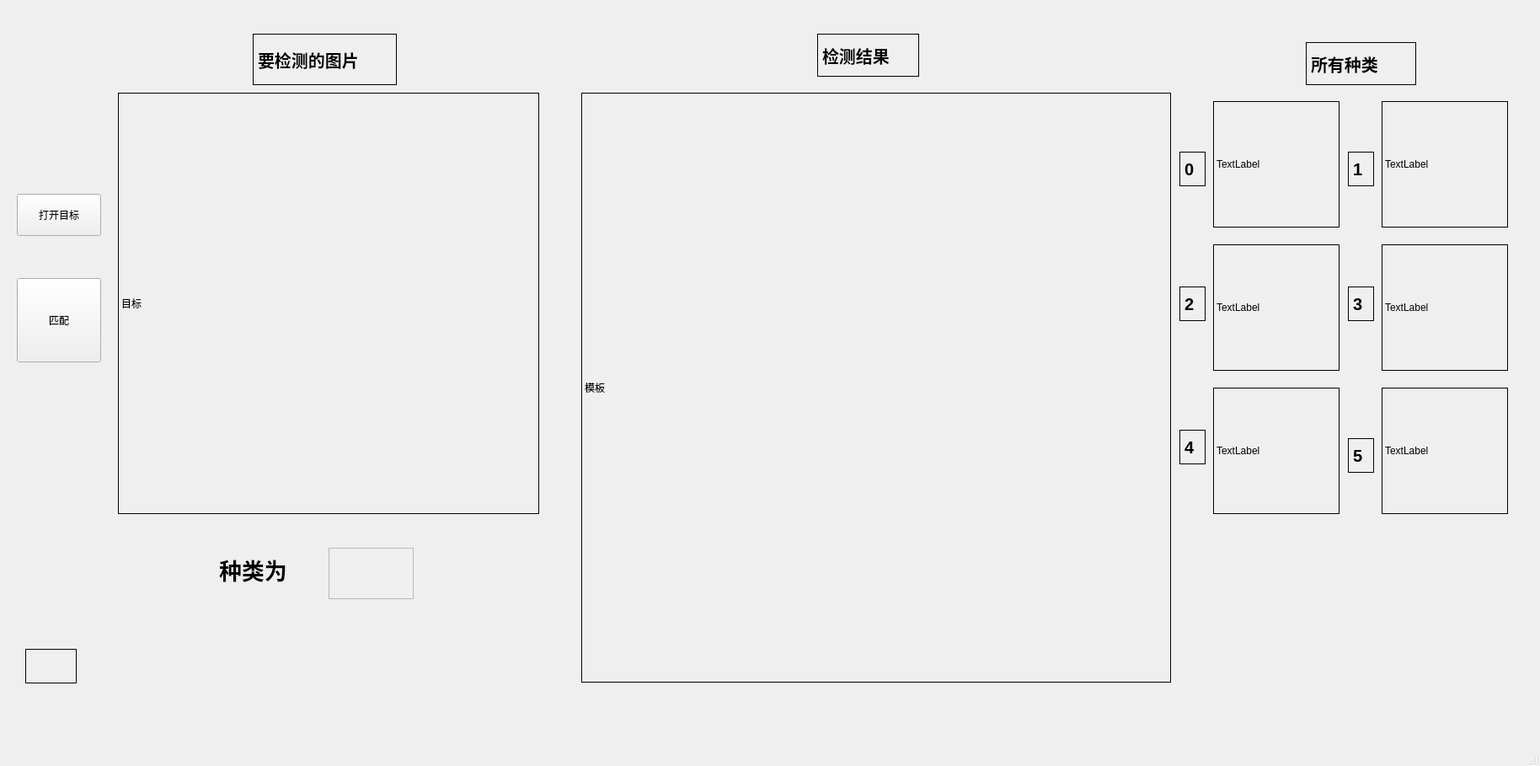
<?xml version="1.0" encoding="UTF-8"?>
<ui version="4.0">
 <class>MainWindow</class>
 <widget class="QMainWindow" name="MainWindow">
  <property name="geometry">
   <rect>
    <x>0</x>
    <y>0</y>
    <width>1828</width>
    <height>909</height>
   </rect>
  </property>
  <property name="windowTitle">
   <string>MainWindow</string>
  </property>
  <widget class="QWidget" name="centralwidget">
   <widget class="QLabel" name="label_time">
    <property name="geometry">
     <rect>
      <x>30</x>
      <y>770</y>
      <width>61</width>
      <height>41</height>
     </rect>
    </property>
    <property name="frameShape">
     <enum>QFrame::Box</enum>
    </property>
    <property name="text">
     <string/>
    </property>
   </widget>
   <widget class="QLabel" name="label_3">
    <property name="geometry">
     <rect>
      <x>260</x>
      <y>640</y>
      <width>121</width>
      <height>71</height>
     </rect>
    </property>
    <property name="font">
     <font>
      <pointsize>20</pointsize>
      <weight>75</weight>
      <bold>true</bold>
     </font>
    </property>
    <property name="text">
     <string>种类为</string>
    </property>
   </widget>
   <widget class="QLabel" name="label_template">
    <property name="geometry">
     <rect>
      <x>690</x>
      <y>110</y>
      <width>700</width>
      <height>700</height>
     </rect>
    </property>
    <property name="frameShape">
     <enum>QFrame::Box</enum>
    </property>
    <property name="text">
     <string>模板</string>
    </property>
   </widget>
   <widget class="QPushButton" name="pushButton_target">
    <property name="geometry">
     <rect>
      <x>20</x>
      <y>230</y>
      <width>100</width>
      <height>50</height>
     </rect>
    </property>
    <property name="text">
     <string>打开目标</string>
    </property>
   </widget>
   <widget class="QPushButton" name="pushButton_match">
    <property name="geometry">
     <rect>
      <x>20</x>
      <y>330</y>
      <width>100</width>
      <height>100</height>
     </rect>
    </property>
    <property name="text">
     <string>匹配</string>
    </property>
   </widget>
   <widget class="QLabel" name="label_target">
    <property name="geometry">
     <rect>
      <x>140</x>
      <y>110</y>
      <width>500</width>
      <height>500</height>
     </rect>
    </property>
    <property name="frameShape">
     <enum>QFrame::Box</enum>
    </property>
    <property name="text">
     <string>目标</string>
    </property>
   </widget>
   <widget class="QLabel" name="label_result">
    <property name="geometry">
     <rect>
      <x>390</x>
      <y>650</y>
      <width>101</width>
      <height>61</height>
     </rect>
    </property>
    <property name="font">
     <font>
      <pointsize>15</pointsize>
      <weight>75</weight>
      <bold>true</bold>
     </font>
    </property>
    <property name="frameShape">
     <enum>QFrame::StyledPanel</enum>
    </property>
    <property name="frameShadow">
     <enum>QFrame::Sunken</enum>
    </property>
    <property name="text">
     <string/>
    </property>
   </widget>
   <widget class="QLabel" name="label1">
    <property name="geometry">
     <rect>
      <x>1640</x>
      <y>120</y>
      <width>150</width>
      <height>150</height>
     </rect>
    </property>
    <property name="frameShape">
     <enum>QFrame::Panel</enum>
    </property>
    <property name="text">
     <string>TextLabel</string>
    </property>
   </widget>
   <widget class="QLabel" name="label2">
    <property name="geometry">
     <rect>
      <x>1440</x>
      <y>290</y>
      <width>150</width>
      <height>150</height>
     </rect>
    </property>
    <property name="frameShape">
     <enum>QFrame::Panel</enum>
    </property>
    <property name="text">
     <string>TextLabel</string>
    </property>
   </widget>
   <widget class="QLabel" name="label5">
    <property name="geometry">
     <rect>
      <x>1640</x>
      <y>460</y>
      <width>150</width>
      <height>150</height>
     </rect>
    </property>
    <property name="frameShape">
     <enum>QFrame::Panel</enum>
    </property>
    <property name="text">
     <string>TextLabel</string>
    </property>
   </widget>
   <widget class="QLabel" name="label0">
    <property name="geometry">
     <rect>
      <x>1440</x>
      <y>120</y>
      <width>150</width>
      <height>150</height>
     </rect>
    </property>
    <property name="frameShape">
     <enum>QFrame::Panel</enum>
    </property>
    <property name="text">
     <string>TextLabel</string>
    </property>
   </widget>
   <widget class="QLabel" name="label3">
    <property name="geometry">
     <rect>
      <x>1640</x>
      <y>290</y>
      <width>150</width>
      <height>150</height>
     </rect>
    </property>
    <property name="frameShape">
     <enum>QFrame::Panel</enum>
    </property>
    <property name="text">
     <string>TextLabel</string>
    </property>
   </widget>
   <widget class="QLabel" name="label4">
    <property name="geometry">
     <rect>
      <x>1440</x>
      <y>460</y>
      <width>150</width>
      <height>150</height>
     </rect>
    </property>
    <property name="frameShape">
     <enum>QFrame::Panel</enum>
    </property>
    <property name="text">
     <string>TextLabel</string>
    </property>
   </widget>
   <widget class="QLabel" name="label">
    <property name="geometry">
     <rect>
      <x>1400</x>
      <y>180</y>
      <width>31</width>
      <height>41</height>
     </rect>
    </property>
    <property name="font">
     <font>
      <pointsize>15</pointsize>
      <weight>75</weight>
      <bold>true</bold>
     </font>
    </property>
    <property name="frameShape">
     <enum>QFrame::Box</enum>
    </property>
    <property name="text">
     <string>0</string>
    </property>
   </widget>
   <widget class="QLabel" name="label_2">
    <property name="geometry">
     <rect>
      <x>1600</x>
      <y>180</y>
      <width>31</width>
      <height>41</height>
     </rect>
    </property>
    <property name="font">
     <font>
      <pointsize>15</pointsize>
      <weight>75</weight>
      <bold>true</bold>
     </font>
    </property>
    <property name="frameShape">
     <enum>QFrame::Box</enum>
    </property>
    <property name="text">
     <string>1</string>
    </property>
   </widget>
   <widget class="QLabel" name="label_4">
    <property name="geometry">
     <rect>
      <x>1400</x>
      <y>340</y>
      <width>31</width>
      <height>41</height>
     </rect>
    </property>
    <property name="font">
     <font>
      <pointsize>15</pointsize>
      <weight>75</weight>
      <bold>true</bold>
     </font>
    </property>
    <property name="frameShape">
     <enum>QFrame::Box</enum>
    </property>
    <property name="text">
     <string>2</string>
    </property>
   </widget>
   <widget class="QLabel" name="label_5">
    <property name="geometry">
     <rect>
      <x>1600</x>
      <y>340</y>
      <width>31</width>
      <height>41</height>
     </rect>
    </property>
    <property name="font">
     <font>
      <pointsize>15</pointsize>
      <weight>75</weight>
      <bold>true</bold>
     </font>
    </property>
    <property name="frameShape">
     <enum>QFrame::Box</enum>
    </property>
    <property name="text">
     <string>3</string>
    </property>
   </widget>
   <widget class="QLabel" name="label_6">
    <property name="geometry">
     <rect>
      <x>1400</x>
      <y>510</y>
      <width>31</width>
      <height>41</height>
     </rect>
    </property>
    <property name="font">
     <font>
      <pointsize>15</pointsize>
      <weight>75</weight>
      <bold>true</bold>
     </font>
    </property>
    <property name="frameShape">
     <enum>QFrame::Box</enum>
    </property>
    <property name="text">
     <string>4</string>
    </property>
   </widget>
   <widget class="QLabel" name="label_7">
    <property name="geometry">
     <rect>
      <x>1600</x>
      <y>520</y>
      <width>31</width>
      <height>41</height>
     </rect>
    </property>
    <property name="font">
     <font>
      <pointsize>15</pointsize>
      <weight>75</weight>
      <bold>true</bold>
     </font>
    </property>
    <property name="frameShape">
     <enum>QFrame::Box</enum>
    </property>
    <property name="text">
     <string>5</string>
    </property>
   </widget>
   <widget class="QLabel" name="label_8">
    <property name="geometry">
     <rect>
      <x>300</x>
      <y>40</y>
      <width>171</width>
      <height>61</height>
     </rect>
    </property>
    <property name="font">
     <font>
      <pointsize>15</pointsize>
      <weight>75</weight>
      <bold>true</bold>
     </font>
    </property>
    <property name="frameShape">
     <enum>QFrame::Box</enum>
    </property>
    <property name="text">
     <string>要检测的图片</string>
    </property>
   </widget>
   <widget class="QLabel" name="label_9">
    <property name="geometry">
     <rect>
      <x>970</x>
      <y>40</y>
      <width>121</width>
      <height>51</height>
     </rect>
    </property>
    <property name="font">
     <font>
      <pointsize>15</pointsize>
      <weight>75</weight>
      <bold>true</bold>
     </font>
    </property>
    <property name="frameShape">
     <enum>QFrame::Box</enum>
    </property>
    <property name="text">
     <string>检测结果</string>
    </property>
   </widget>
   <widget class="QLabel" name="label_10">
    <property name="geometry">
     <rect>
      <x>1550</x>
      <y>50</y>
      <width>131</width>
      <height>51</height>
     </rect>
    </property>
    <property name="font">
     <font>
      <pointsize>15</pointsize>
      <weight>75</weight>
      <bold>true</bold>
     </font>
    </property>
    <property name="frameShape">
     <enum>QFrame::Box</enum>
    </property>
    <property name="text">
     <string>所有种类</string>
    </property>
   </widget>
  </widget>
  <widget class="QMenuBar" name="menubar">
   <property name="geometry">
    <rect>
     <x>0</x>
     <y>0</y>
     <width>1828</width>
     <height>26</height>
    </rect>
   </property>
  </widget>
  <widget class="QStatusBar" name="statusbar"/>
 </widget>
 <resources/>
 <connections/>
</ui>
